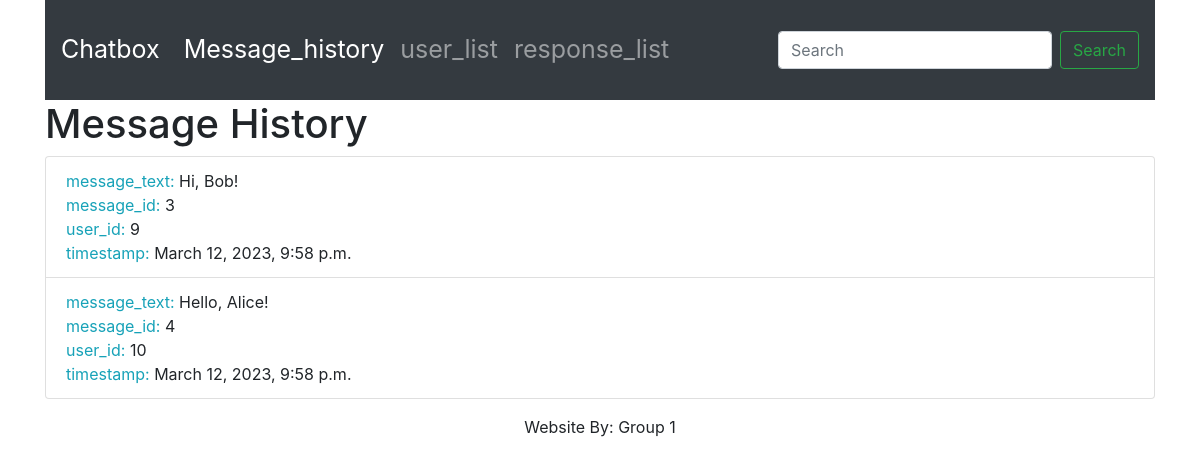
/chat_history/, run on an earlier commit of the app's database.
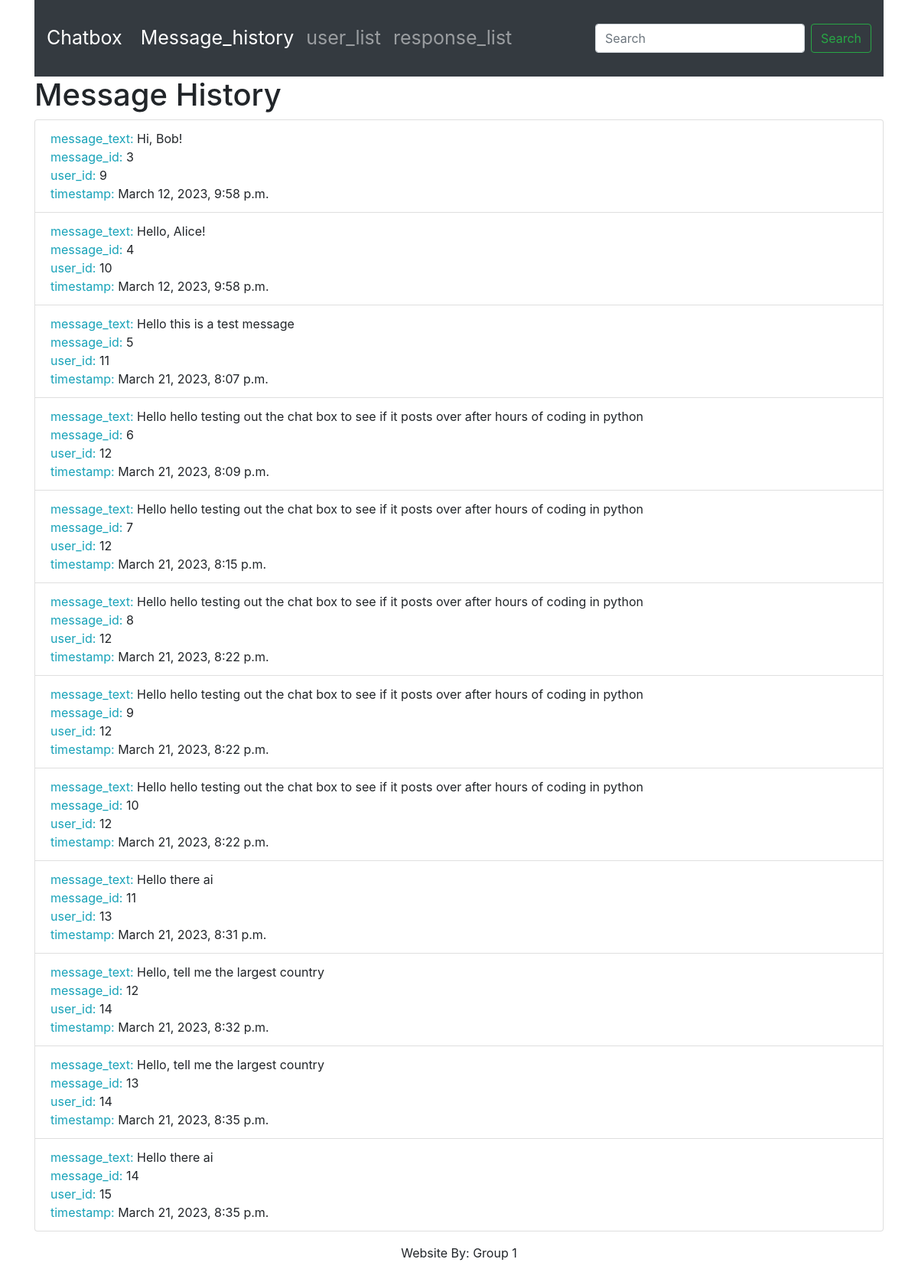
And on a later commit of the database.
### chatbox/models.py (models this page shows)
class Chatmessage(models.Model):
    message_text = models.CharField(max_length=500, help_text="The message text")
    timestamp = models.DateTimeField(auto_now_add=True, help_text="The timestamp of sending message text")
    user = models.ForeignKey(User,on_delete=models.CASCADE)

### chatbox/views.py (the view)
# urls.py: path('chat_history/', views.chat_history, name='chat_history'),
def chat_history(request):
    chats = Chatmessage.objects.all()
    chats_list = []
    for chat in chats:
        chats_list.append({"chat": chat})
    context = {
        "chats_list": chats_list
    }
    return render(request, "chatbox/chat_history.html", context)

### chatbox/templates/chatbox/chat_history.html
{% extends 'chatbox/base.html' %}
{% block content %}
<h1>Message History</h1>
<ul class="list-group">
  {% for item in chats_list %}
  <li class="list-group-item">
      <span class="text-info">message_text: </span> <span>{{ item.chat.message_text }}</span>
      <br>
      <span class="text-info">message_id: </span><span>{{ item.chat.id }}</span>
      <br>
      <span class="text-info">user_id: </span><span>{{ item.chat.user_id }}</span>
      <br>
      <span class="text-info">timestamp: </span><span>{{ item.chat.timestamp }}</span>
  </li>
  {% endfor %}
</ul>
{% endblock %}

### chatbox/templates/chatbox/base.html (shortened to what this page needs)
<!DOCTYPE html>
{% load static %}
<html lang="en">
  <head>
    <link
      rel="stylesheet"
      href="https://stackpath.bootstrapcdn.com/bootstrap/4.4.1/css/bootstrap.min.css"
    />
    <link
      rel="stylesheet"
      href="https://cdnjs.cloudflare.com/ajax/libs/font-awesome/4.7.0/css/font-awesome.min.css"
    />
  </head>
  <body class="container">
    <nav class="navbar navbar-expand-sm navbar-dark bg-dark sticky-top">
      <a class="navbar-brand" href="/">Chatbox</a>
      <div class="collapse navbar-collapse" id="navbarSupportedContent">
        <ul class="navbar-nav mr-auto">
          <li class="nav-item active">
            <a class="nav-link" href="/chat_history/"
              >Message_history<span class="sr-only">(current)</span></a
            >
          </li>
          <li class="nav-item">
            <a class="nav-link" href="/user_list/">user_list</a>
          </li>
          <li class="nav-item">
            <a class="nav-link" href="/response_history/">response_list</a>
          </li>
        </ul>
        <form class="form-inline my-2 my-lg-0">
          <input
            class="form-control mr-sm-2"
            type="search"
            placeholder="Search"
            aria-label="Search"
          />
          <button class="btn btn-outline-success my-2 my-sm-0" type="submit">
            Search
          </button>
        </form>
      </div>
    </nav>
    {% block content %}{% endblock %}
    <footer class="page-footer font-small blue">
      <div class="footer-copyright text-center py-3">
        <p>Website By: Group 1</p>
      </div>
    </footer>
  </body>
</html>

### chatbox/templates/chatbox/base.html (style rules this page uses)
.navbar { min-height: 100px; font-size: 25px; }
.navbar-brand { font-size: 25px; }

What changed in the data, as far as the page shows it:
added Chatmessage: chat.message_text "Hello this is a test message", chat.id "5", chat.user_id "11", chat.timestamp "March 21, 2023, 8:07 p.m."
added Chatmessage: chat.message_text "Hello hello testing out the chat box to see if it posts over after hours of coding in python", chat.id "6", chat.user_id "12", chat.timestamp "March 21, 2023, 8:09 p.m."
added Chatmessage: chat.message_text "Hello hello testing out the chat box to see if it posts over after hours of coding in python", chat.id "7", chat.user_id "12", chat.timestamp "March 21, 2023, 8:15 p.m."
added Chatmessage: chat.message_text "Hello hello testing out the chat box to see if it posts over after hours of coding in python", chat.id "8", chat.user_id "12", chat.timestamp "March 21, 2023, 8:22 p.m."
added Chatmessage: chat.message_text "Hello hello testing out the chat box to see if it posts over after hours of coding in python", chat.id "9", chat.user_id "12", chat.timestamp "March 21, 2023, 8:22 p.m."
added Chatmessage: chat.message_text "Hello hello testing out the chat box to see if it posts over after hours of coding in python", chat.id "10", chat.user_id "12", chat.timestamp "March 21, 2023, 8:22 p.m."
added Chatmessage: chat.message_text "Hello there ai", chat.id "11", chat.user_id "13", chat.timestamp "March 21, 2023, 8:31 p.m."
added Chatmessage: chat.message_text "Hello, tell me the largest country", chat.id "12", chat.user_id "14", chat.timestamp "March 21, 2023, 8:32 p.m."
added Chatmessage: chat.message_text "Hello, tell me the largest country", chat.id "13", chat.user_id "14", chat.timestamp "March 21, 2023, 8:35 p.m."
added Chatmessage: chat.message_text "Hello there ai", chat.id "14", chat.user_id "15", chat.timestamp "March 21, 2023, 8:35 p.m."
